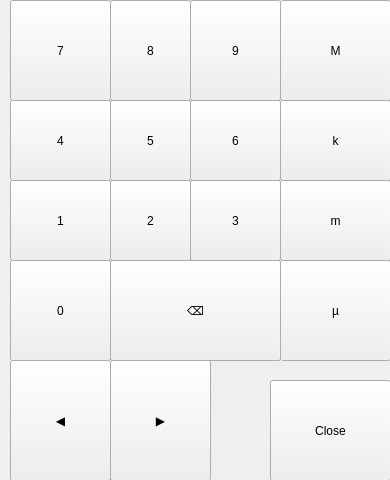
<?xml version="1.0" encoding="UTF-8"?>
<ui version="4.0">
 <class>uiKeyboardNumericUnitsLH</class>
 <widget class="QWidget" name="uiKeyboardNumericUnitsLH">
  <property name="geometry">
   <rect>
    <x>0</x>
    <y>0</y>
    <width>390</width>
    <height>480</height>
   </rect>
  </property>
  <property name="windowTitle">
   <string notr="true">Chronos Screen</string>
  </property>
  <widget class="Backdrop" name="backdrop">
   <property name="geometry">
    <rect>
     <x>10</x>
     <y>0</y>
     <width>381</width>
     <height>481</height>
    </rect>
   </property>
  </widget>
  <widget class="Backdrop" name="uiDropshadow">
   <property name="geometry">
    <rect>
     <x>0</x>
     <y>0</y>
     <width>10</width>
     <height>481</height>
    </rect>
   </property>
   <property name="customStyleSheet" stdset="0">
    <string>background: qlineargradient(x1:0 y1:0, x2:1 y2:0, stop:0 transparent, stop:1 rgba(0,0,0,128));</string>
   </property>
  </widget>
  <widget class="QWidget" name="uiKeyPanel" native="true">
   <property name="geometry">
    <rect>
     <x>10</x>
     <y>0</y>
     <width>381</width>
     <height>481</height>
    </rect>
   </property>
   <widget class="Button" name="uiMilli">
    <property name="geometry">
     <rect>
      <x>270</x>
      <y>180</y>
      <width>111</width>
      <height>81</height>
     </rect>
    </property>
    <property name="text">
     <string>m</string>
    </property>
    <property name="checkable">
     <bool>true</bool>
    </property>
    <property name="clickMarginLeft" stdset="0">
     <enum>Button::half</enum>
    </property>
    <property name="clickMarginTop" stdset="0">
     <enum>Button::none</enum>
    </property>
    <property name="clickMarginBottom" stdset="0">
     <enum>Button::none</enum>
    </property>
    <property name="customStyleSheet" stdset="0">
     <string>Button { font-size: 22px; }</string>
    </property>
   </widget>
   <widget class="Button" name="uiMega">
    <property name="geometry">
     <rect>
      <x>270</x>
      <y>0</y>
      <width>111</width>
      <height>101</height>
     </rect>
    </property>
    <property name="text">
     <string>M</string>
    </property>
    <property name="checkable">
     <bool>true</bool>
    </property>
    <property name="clickMarginLeft" stdset="0">
     <enum>Button::half</enum>
    </property>
    <property name="clickMarginBottom" stdset="0">
     <enum>Button::none</enum>
    </property>
    <property name="customStyleSheet" stdset="0">
     <string>Button { font-size: 22px; }</string>
    </property>
   </widget>
   <widget class="Button" name="uiRight">
    <property name="geometry">
     <rect>
      <x>100</x>
      <y>360</y>
      <width>101</width>
      <height>121</height>
     </rect>
    </property>
    <property name="text">
     <string>▶</string>
    </property>
    <property name="autoRepeat">
     <bool>true</bool>
    </property>
    <property name="autoRepeatDelay">
     <number>500</number>
    </property>
    <property name="clickMarginLeft" stdset="0">
     <enum>Button::none</enum>
    </property>
    <property name="customStyleSheet" stdset="0">
     <string>Button { font-size: 22px; }</string>
    </property>
   </widget>
   <widget class="Button" name="uiKilo">
    <property name="geometry">
     <rect>
      <x>270</x>
      <y>100</y>
      <width>111</width>
      <height>81</height>
     </rect>
    </property>
    <property name="text">
     <string>k</string>
    </property>
    <property name="checkable">
     <bool>true</bool>
    </property>
    <property name="clickMarginLeft" stdset="0">
     <enum>Button::half</enum>
    </property>
    <property name="clickMarginTop" stdset="0">
     <enum>Button::none</enum>
    </property>
    <property name="clickMarginBottom" stdset="0">
     <enum>Button::none</enum>
    </property>
    <property name="customStyleSheet" stdset="0">
     <string>Button { font-size: 22px; }</string>
    </property>
   </widget>
   <widget class="Button" name="uiLeft">
    <property name="geometry">
     <rect>
      <x>0</x>
      <y>360</y>
      <width>101</width>
      <height>121</height>
     </rect>
    </property>
    <property name="text">
     <string>◀</string>
    </property>
    <property name="autoRepeat">
     <bool>true</bool>
    </property>
    <property name="autoRepeatDelay">
     <number>500</number>
    </property>
    <property name="clickMarginRight" stdset="0">
     <enum>Button::none</enum>
    </property>
    <property name="customStyleSheet" stdset="0">
     <string>Button { font-size: 22px; }</string>
    </property>
   </widget>
   <widget class="Button" name="uiMicro">
    <property name="geometry">
     <rect>
      <x>270</x>
      <y>260</y>
      <width>111</width>
      <height>101</height>
     </rect>
    </property>
    <property name="text">
     <string>µ</string>
    </property>
    <property name="checkable">
     <bool>true</bool>
    </property>
    <property name="clickMarginLeft" stdset="0">
     <enum>Button::half</enum>
    </property>
    <property name="clickMarginTop" stdset="0">
     <enum>Button::none</enum>
    </property>
    <property name="customStyleSheet" stdset="0">
     <string>Button { font-size: 22px; }</string>
    </property>
   </widget>
   <widget class="Button" name="uiDot">
    <property name="geometry">
     <rect>
      <x>100</x>
      <y>260</y>
      <width>81</width>
      <height>101</height>
     </rect>
    </property>
    <property name="text">
     <string>.</string>
    </property>
    <property name="clickMarginLeft" stdset="0">
     <enum>Button::none</enum>
    </property>
    <property name="clickMarginRight" stdset="0">
     <enum>Button::none</enum>
    </property>
    <property name="clickMarginTop" stdset="0">
     <enum>Button::none</enum>
    </property>
    <property name="customStyleSheet" stdset="0">
     <string>Button { font-size: 22px; }</string>
    </property>
   </widget>
   <widget class="Button" name="ui1">
    <property name="geometry">
     <rect>
      <x>0</x>
      <y>180</y>
      <width>101</width>
      <height>81</height>
     </rect>
    </property>
    <property name="text">
     <string>1</string>
    </property>
    <property name="clickMarginRight" stdset="0">
     <enum>Button::none</enum>
    </property>
    <property name="clickMarginTop" stdset="0">
     <enum>Button::none</enum>
    </property>
    <property name="clickMarginBottom" stdset="0">
     <enum>Button::none</enum>
    </property>
    <property name="customStyleSheet" stdset="0">
     <string>Button { font-size: 22px; }</string>
    </property>
   </widget>
   <widget class="Button" name="ui8">
    <property name="geometry">
     <rect>
      <x>100</x>
      <y>0</y>
      <width>81</width>
      <height>101</height>
     </rect>
    </property>
    <property name="text">
     <string>8</string>
    </property>
    <property name="clickMarginLeft" stdset="0">
     <enum>Button::none</enum>
    </property>
    <property name="clickMarginRight" stdset="0">
     <enum>Button::none</enum>
    </property>
    <property name="clickMarginBottom" stdset="0">
     <enum>Button::none</enum>
    </property>
    <property name="customStyleSheet" stdset="0">
     <string>Button { font-size: 22px; }</string>
    </property>
   </widget>
   <widget class="Button" name="ui9">
    <property name="geometry">
     <rect>
      <x>180</x>
      <y>0</y>
      <width>91</width>
      <height>101</height>
     </rect>
    </property>
    <property name="text">
     <string>9</string>
    </property>
    <property name="clickMarginLeft" stdset="0">
     <enum>Button::none</enum>
    </property>
    <property name="clickMarginRight" stdset="0">
     <enum>Button::half</enum>
    </property>
    <property name="clickMarginBottom" stdset="0">
     <enum>Button::none</enum>
    </property>
    <property name="customStyleSheet" stdset="0">
     <string>Button { font-size: 22px; }</string>
    </property>
   </widget>
   <widget class="Button" name="ui7">
    <property name="geometry">
     <rect>
      <x>0</x>
      <y>0</y>
      <width>101</width>
      <height>101</height>
     </rect>
    </property>
    <property name="text">
     <string>7</string>
    </property>
    <property name="clickMarginRight" stdset="0">
     <enum>Button::none</enum>
    </property>
    <property name="clickMarginBottom" stdset="0">
     <enum>Button::none</enum>
    </property>
    <property name="customStyleSheet" stdset="0">
     <string>Button { font-size: 22px; }</string>
    </property>
   </widget>
   <widget class="Button" name="ui4">
    <property name="geometry">
     <rect>
      <x>0</x>
      <y>100</y>
      <width>101</width>
      <height>81</height>
     </rect>
    </property>
    <property name="text">
     <string>4</string>
    </property>
    <property name="clickMarginRight" stdset="0">
     <enum>Button::none</enum>
    </property>
    <property name="clickMarginTop" stdset="0">
     <enum>Button::none</enum>
    </property>
    <property name="clickMarginBottom" stdset="0">
     <enum>Button::none</enum>
    </property>
    <property name="customStyleSheet" stdset="0">
     <string>Button { font-size: 22px; }</string>
    </property>
   </widget>
   <widget class="Button" name="uiClose">
    <property name="geometry">
     <rect>
      <x>260</x>
      <y>380</y>
      <width>121</width>
      <height>101</height>
     </rect>
    </property>
    <property name="text">
     <string>Close</string>
    </property>
    <property name="clickMarginTop" stdset="0">
     <enum>Button::none</enum>
    </property>
    <property name="customStyleSheet" stdset="0">
     <string>Button { font-size: 22px; }</string>
    </property>
   </widget>
   <widget class="Button" name="ui3">
    <property name="geometry">
     <rect>
      <x>180</x>
      <y>180</y>
      <width>91</width>
      <height>81</height>
     </rect>
    </property>
    <property name="text">
     <string>3</string>
    </property>
    <property name="clickMarginLeft" stdset="0">
     <enum>Button::none</enum>
    </property>
    <property name="clickMarginRight" stdset="0">
     <enum>Button::half</enum>
    </property>
    <property name="clickMarginTop" stdset="0">
     <enum>Button::none</enum>
    </property>
    <property name="clickMarginBottom" stdset="0">
     <enum>Button::none</enum>
    </property>
    <property name="customStyleSheet" stdset="0">
     <string>Button { font-size: 22px; }</string>
    </property>
   </widget>
   <widget class="Button" name="ui6">
    <property name="geometry">
     <rect>
      <x>180</x>
      <y>100</y>
      <width>91</width>
      <height>81</height>
     </rect>
    </property>
    <property name="text">
     <string>6</string>
    </property>
    <property name="clickMarginLeft" stdset="0">
     <enum>Button::none</enum>
    </property>
    <property name="clickMarginRight" stdset="0">
     <enum>Button::half</enum>
    </property>
    <property name="clickMarginTop" stdset="0">
     <enum>Button::none</enum>
    </property>
    <property name="clickMarginBottom" stdset="0">
     <enum>Button::none</enum>
    </property>
    <property name="customStyleSheet" stdset="0">
     <string>Button { font-size: 22px; }</string>
    </property>
   </widget>
   <widget class="Button" name="ui5">
    <property name="geometry">
     <rect>
      <x>100</x>
      <y>100</y>
      <width>81</width>
      <height>81</height>
     </rect>
    </property>
    <property name="text">
     <string>5</string>
    </property>
    <property name="clickMarginLeft" stdset="0">
     <enum>Button::none</enum>
    </property>
    <property name="clickMarginRight" stdset="0">
     <enum>Button::none</enum>
    </property>
    <property name="clickMarginTop" stdset="0">
     <enum>Button::none</enum>
    </property>
    <property name="clickMarginBottom" stdset="0">
     <enum>Button::none</enum>
    </property>
    <property name="customStyleSheet" stdset="0">
     <string>Button { font-size: 22px; }</string>
    </property>
   </widget>
   <widget class="Button" name="ui0">
    <property name="geometry">
     <rect>
      <x>0</x>
      <y>260</y>
      <width>101</width>
      <height>101</height>
     </rect>
    </property>
    <property name="text">
     <string>0</string>
    </property>
    <property name="clickMarginRight" stdset="0">
     <enum>Button::none</enum>
    </property>
    <property name="clickMarginTop" stdset="0">
     <enum>Button::none</enum>
    </property>
    <property name="customStyleSheet" stdset="0">
     <string>Button { font-size: 22px; }</string>
    </property>
   </widget>
   <widget class="Button" name="ui2">
    <property name="geometry">
     <rect>
      <x>100</x>
      <y>180</y>
      <width>81</width>
      <height>81</height>
     </rect>
    </property>
    <property name="text">
     <string>2</string>
    </property>
    <property name="clickMarginLeft" stdset="0">
     <enum>Button::none</enum>
    </property>
    <property name="clickMarginRight" stdset="0">
     <enum>Button::none</enum>
    </property>
    <property name="clickMarginTop" stdset="0">
     <enum>Button::none</enum>
    </property>
    <property name="clickMarginBottom" stdset="0">
     <enum>Button::none</enum>
    </property>
    <property name="customStyleSheet" stdset="0">
     <string>Button { font-size: 22px; }</string>
    </property>
   </widget>
   <widget class="Button" name="uiBackspaceWide">
    <property name="geometry">
     <rect>
      <x>100</x>
      <y>260</y>
      <width>171</width>
      <height>101</height>
     </rect>
    </property>
    <property name="text">
     <string>⌫</string>
    </property>
    <property name="autoRepeat">
     <bool>true</bool>
    </property>
    <property name="autoRepeatDelay">
     <number>500</number>
    </property>
    <property name="clickMarginLeft" stdset="0">
     <enum>Button::none</enum>
    </property>
    <property name="clickMarginRight" stdset="0">
     <enum>Button::half</enum>
    </property>
    <property name="clickMarginTop" stdset="0">
     <enum>Button::none</enum>
    </property>
    <property name="customStyleSheet" stdset="0">
     <string>Button { font-size: 22px; }</string>
    </property>
   </widget>
   <widget class="Button" name="uiBackspaceNarrow">
    <property name="geometry">
     <rect>
      <x>180</x>
      <y>260</y>
      <width>91</width>
      <height>101</height>
     </rect>
    </property>
    <property name="text">
     <string>⌫</string>
    </property>
    <property name="autoRepeat">
     <bool>true</bool>
    </property>
    <property name="autoRepeatDelay">
     <number>500</number>
    </property>
    <property name="clickMarginLeft" stdset="0">
     <enum>Button::none</enum>
    </property>
    <property name="clickMarginRight" stdset="0">
     <enum>Button::half</enum>
    </property>
    <property name="clickMarginTop" stdset="0">
     <enum>Button::none</enum>
    </property>
    <property name="customStyleSheet" stdset="0">
     <string>Button { font-size: 22px; }</string>
    </property>
   </widget>
   <zorder>uiMilli</zorder>
   <zorder>uiMega</zorder>
   <zorder>uiRight</zorder>
   <zorder>uiKilo</zorder>
   <zorder>uiLeft</zorder>
   <zorder>uiMicro</zorder>
   <zorder>uiDot</zorder>
   <zorder>ui1</zorder>
   <zorder>ui8</zorder>
   <zorder>ui9</zorder>
   <zorder>ui7</zorder>
   <zorder>ui4</zorder>
   <zorder>uiClose</zorder>
   <zorder>ui3</zorder>
   <zorder>ui6</zorder>
   <zorder>ui5</zorder>
   <zorder>ui0</zorder>
   <zorder>ui2</zorder>
   <zorder>uiBackspaceNarrow</zorder>
   <zorder>uiBackspaceWide</zorder>
  </widget>
  <zorder>backdrop</zorder>
  <zorder>uiKeyPanel</zorder>
  <zorder>uiDropshadow</zorder>
 </widget>
 <customwidgets>
  <customwidget>
   <class>Backdrop</class>
   <extends>QLabel</extends>
   <header>backdrop</header>
  </customwidget>
  <customwidget>
   <class>Button</class>
   <extends>QPushButton</extends>
   <header>button</header>
  </customwidget>
 </customwidgets>
 <tabstops>
  <tabstop>ui7</tabstop>
  <tabstop>ui8</tabstop>
  <tabstop>ui9</tabstop>
  <tabstop>uiMega</tabstop>
  <tabstop>ui4</tabstop>
  <tabstop>ui5</tabstop>
  <tabstop>ui6</tabstop>
  <tabstop>uiKilo</tabstop>
  <tabstop>ui1</tabstop>
  <tabstop>ui2</tabstop>
  <tabstop>ui3</tabstop>
  <tabstop>uiMilli</tabstop>
  <tabstop>ui0</tabstop>
  <tabstop>uiDot</tabstop>
  <tabstop>uiMicro</tabstop>
  <tabstop>uiLeft</tabstop>
  <tabstop>uiRight</tabstop>
  <tabstop>uiClose</tabstop>
 </tabstops>
 <resources/>
 <connections/>
</ui>
